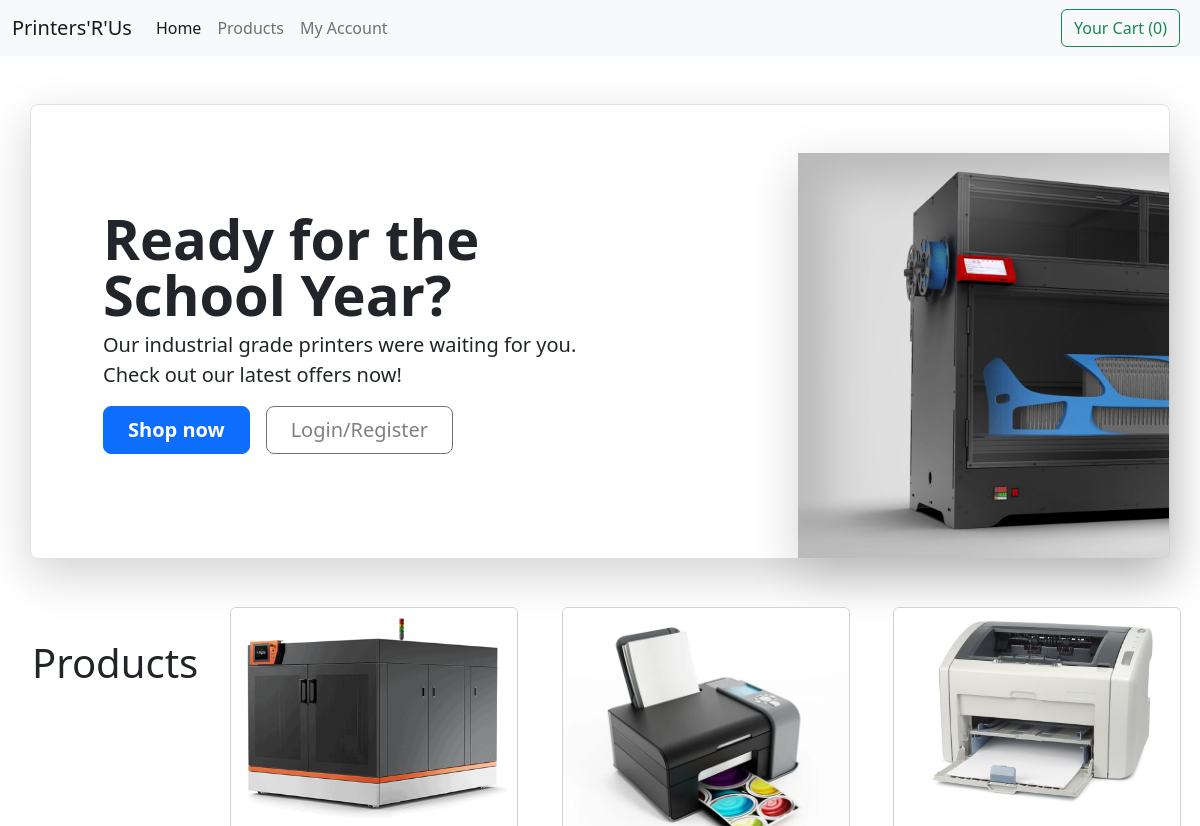
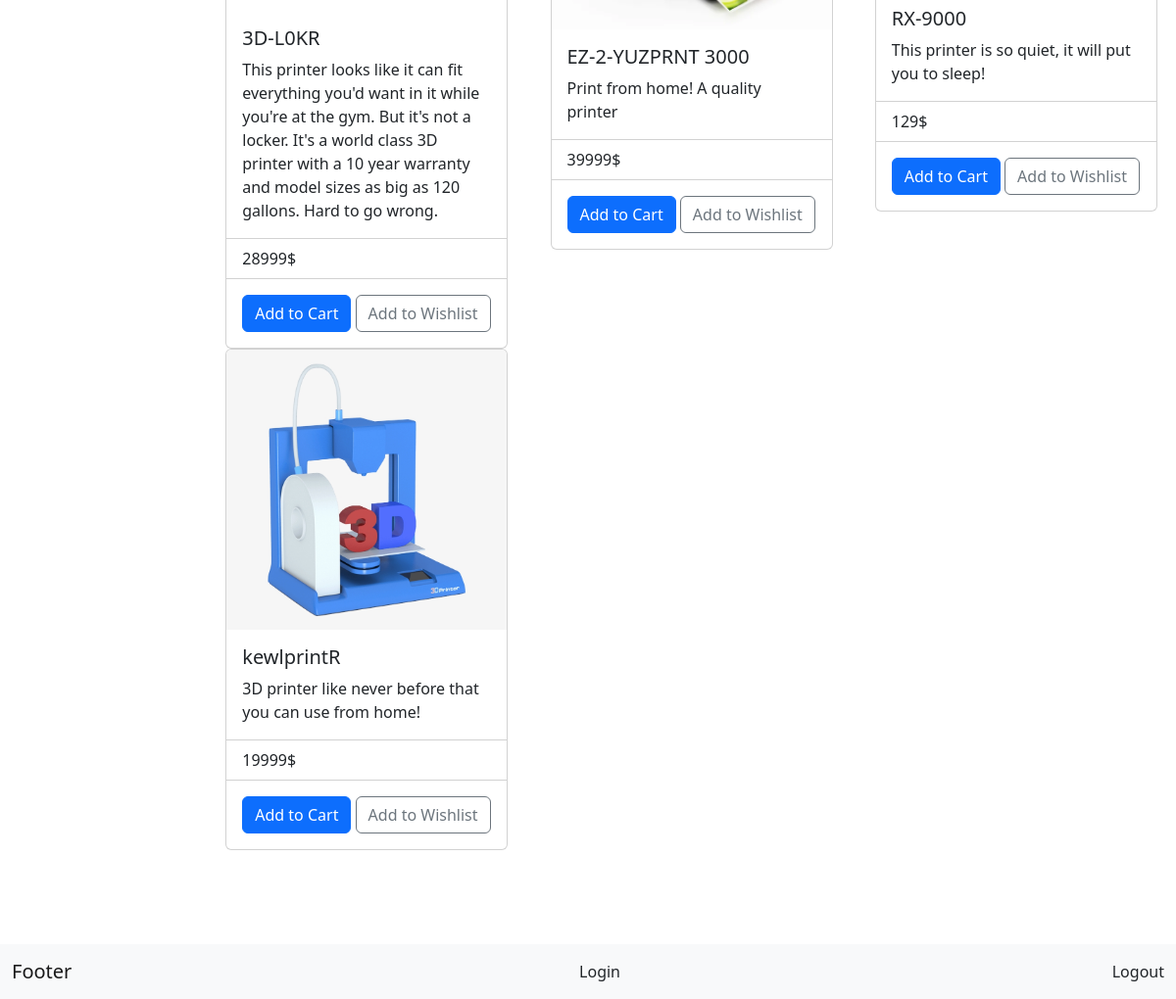
The page / on the database its author committed (2 pictures, top to bottom).
### tables this page shows
CREATE TABLE `printers` (
  `id` int(11) NOT NULL,
  `name` varchar(255) NOT NULL,
  `printer_desc` longtext NOT NULL,
  `price` int(16) NOT NULL,
  `img_src` varchar(255) NOT NULL
);

### back-end/prodcard.php (the view, shortened to what this page needs)
<?php
function prodcard($productname, $productdesc, $productprice, $productimg, $productid){
    $element = "
    <div class='col'>
    <form action='index.php?addwish&id=$productid' method='post'>
      <div class='card' style='width: 18rem;'>
        <img src='upload/$productimg' class='card-img-top' alt='...'>
        <div class='card-body'>
          <h5 class='card-title'>$productname</h5>
          <p class='card-text'>$productdesc</p>
        </div>
        <ul class='list-group list-group-flush'>
          <li class='list-group-item'>$productprice$</li>
        </ul>
        <div class='card-body'>
            <button type='submit' name='addcart' class='btn btn-primary'>Add to Cart</button>
            <button type='submit' name='addwish' class='btn btn-outline-secondary'>Add to Wishlist</button>
            <input type='hidden' name='id' value='$productid'>
        </div>
      </div>
    </form>
  </div>
  ";
  echo $element;
}

### index.php (shortened to what this page needs)
<?php
include('back-end/prodcard.php');
include('back-end/connection.php');
$result = mysqli_query($conn, "SELECT * FROM `printers`");
?>
<!DOCTYPE html>
<html lang="en">
<head>
    <link rel="stylesheet" href="mystyle.css">
    <link href="https://cdn.jsdelivr.net/npm/bootstrap@5.2.0-beta1/dist/css/bootstrap.min.css" rel="stylesheet">
</head>
<body>
    <?php
    include "included/navbar.php";
    ?>
    <main>
        <?php
        include "included/herosection.php"
        ?>
        <?php
        include "included/shop.php";
        ?>
    </main>
    <br><br><br><br>
    <?php
    include "included/footer.php"
    ?>
</body>
</html>

### included/navbar.php (shortened to what this page needs)
<nav class="navbar navbar-expand-lg bg-light">
    <div class="container-fluid">
        <a class="navbar-brand" href="index.php">Printers'R'Us</a>
        <div class="collapse navbar-collapse" id="navbarText">
            <ul class="navbar-nav me-auto mb-2 mb-lg-0">
                <li class="nav-item">
                    <a class="nav-link active" aria-current="page" href="index.php">Home</a>
                </li>
                <li class="nav-item">
                    <a class="nav-link " href="products.php">Products</a>
                </li>
                <li class="nav-item">
                    <?php
                    if (isset($_SESSION['email'])) {
                        echo '<a class="nav-link" href="account.php">My Account</a></li><li class="nav-tiem"><a class="nav-link" href="logout.php">Log Out</a></li>';
                    } else {
                        echo '<a class="nav-link" href="login.php">My Account</a>';
                    }
                    ?>
                </li>
            </ul>
            <button class="btn btn-outline-success me-2" type="button"><a href="account.php" class="nav-link">Your Cart
                    <?php
                    if (isset($_SESSION['cart'])) {
                        $count = count($_SESSION['cart']);
                        echo "<span>($count)</span></a>";
                    } else {
                        echo "<span>(0)</span></a>";
                    }
                    ?>
            </button>
        </div>
    </div>
</nav>

### included/herosection.php (shortened to what this page needs)
<div class="container my-5">
  <div class="row p-4 pb-0 pe-lg-0 pt-lg-5 align-items-center rounded-3 border shadow-lg">
    <div class="col-lg-7 p-3 p-lg-5 pt-lg-3">
      <h1 class="display-4 fw-bold lh-1">Ready for the School Year?</h1>
      <p class="lead">Our industrial grade printers were waiting for you.<br>Check out our latest offers now!</p>
      <div class="d-grid gap-2 d-md-flex justify-content-md-start mb-4 mb-lg-3">
        <button type="button" class="btn btn-primary btn-lg px-4 me-md-2 fw-bold"><a class="hero_link1" href="products.php">Shop now</a></button>
        <button type="button" class="btn btn-outline-secondary btn-lg px-4"><a class="hero_link2" href="login.php">Login/Register</a></button>
      </div>
    </div>
    <div class="col-lg-4 offset-lg-1 p-0 overflow-hidden shadow-lg">
      <img class="rounded-lg-3" src="upload\Modix-BIG-180X.jpg" alt="" width="720">
    </div>
  </div>
</div>

### included/shop.php
<div class="h_container">
  <h1>Products</h1>
</div>
<div class="product_container">
  <div class="row">
    <?php
    while ($user_data = mysqli_fetch_array($result)) {
      prodcard($user_data['name'], $user_data['printer_desc'], $user_data['price'], $user_data['img_src'], $user_data['id']);
    }
    ?>
  </div>
</div>

### included/footer.php
<body class="d-flex flex-column min-vh-100">
  <footer class="mt-auto">
    <nav class="navbar bg-light">
      <div class="container-fluid">
        <a class="navbar-brand" href="#">Footer</a>
        <a class="nav-link" href="login.php">Login</a>
        <a class="nav-link" href="logout.php">Logout</a>
      </div>
    </nav>
  </footer>
</body>

### mystyle.css (style rules this page uses)
.product_container { display: flex; flex-direction: row; flex-wrap: wrap; justify-content: center; }
.h_container { display: block; float: inline-start; justify-content: center; margin: 1rem; padding: 1rem; text-align: center; }
.hero_link1, .hero_link2 { text-decoration: none; }
.hero_link1 { color: #FFF; }
.hero_link2 { color: grey; }

### rows shown on the page
printers: img_src (picture), name "3D-L0KR", printer_desc "This printer looks like it can fit everything you'd want in it while you're at the gym. But it's not a locker. It's a world class 3D printer with a 10 year warranty and model sizes as big as 120 gallons. Hard to go wrong.", price "28999"
printers: img_src (picture), name "EZ-2-YUZPRNT 3000", printer_desc "Print from home! A quality printer", price "39999"
printers: img_src (picture), name "RX-9000", printer_desc "This printer is so quiet, it will put you to sleep!", price "129"
printers: img_src (picture), name "kewlprintR", printer_desc "3D printer like never before that you can use from home!", price "19999"
